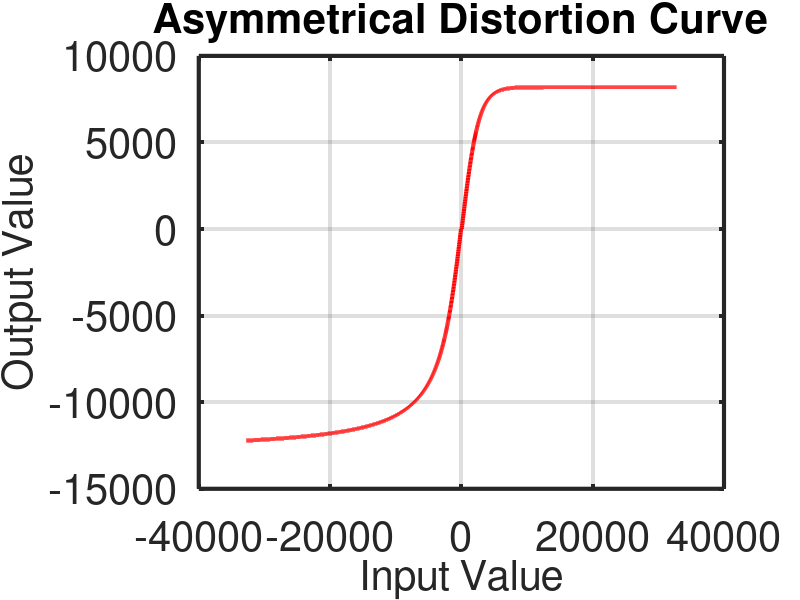

MATLAB code to generate this figure: (Note: this script raises an error after producing the figure.)
%%%%%%%%%%%%%%%%%%%%%%%%%%%%%%%%%%%%%%
% Authors: Dustin
% Course: EGR 423
% Instructor: Prof. Bruce Dunne
% Date: Apr. 2024
% File written for and run in Octave software
%
% This file has two purposes. The first is to validate that our distortion
% algorithm will in fact scale the input values seen on the zoom board, with its
% range of roughly +/-32767, as desired using the lookup table method.
%
% The second section of this file reads in a wav file recording and processes it
% in the same manner before renormalizing the levels back to that of the input for
% playback.
%%%%%%%%%%%%%%%%%%%%%%%%%%%%%%%%%%%%%%

x = linspace(0, 4*pi, 1024);

% luts are the positive half of trig functions
atanLut = atan(x);
tanhLut = tanh(x);

% generate input sequence at max range of zoom board
inSeq = linspace(-32768, 32768, (32768*2)+1);
len = length(inSeq);

outSeq1 = zeros(1, len);

% test the lut - use the input divided by 32 (for a max of 1024) to
% select the index of the lut. Scale this value by some desired max amplitude
for i = 1 : len
  if(inSeq(i) < 0)
    s = -1;
  else
    s = 1;
  endif
  if((inSeq(i) == 0) || (floor(abs(inSeq(i))/32) == 0))
    outSeq(i) = 0;
  elseif(inSeq(i) < 0)
    outSeq1(i) = s*8192*atanLut(floor(abs(inSeq(i))/32)); %(inSeq(i)/12)
  else
    outSeq1(i) = s*8192*tanhLut(floor(abs(inSeq(i))/32)); %(inSeq(i)/12)
  endif

endfor

figure(1)
plot(inSeq, outSeq1, "linewidth", 3, 'r');
grid on;
set(gca, "linewidth", 3, "fontsize", 30);
title('Asymmetrical Distortion Curve', "fontsize", 30);
ylabel('Output Value',  "fontsize", 30);
xlabel('Input Value',  "fontsize", 30);


%%%%%%%%%%%%%%%%%%%%%%%
% use LUT to test distorting the guitar signal
fs = 44100;
in = audioread('guitar.wav');
% convert to mono
in = in(:, 1);

% play the unprocessed signal
sound(in, fs);

% normalize input to 32768
scale = 32768;
inn = scale * (in / max(abs(in)));

len = length(in);
out = zeros( 1, len);

% apply pre-amp gain - this increases distortion
gain = 10;
inn = gain * inn;

for i = 1 : len

  lutindx = floor(abs(inn(i))/32);
  if( lutindx > 1024 )
    lutindx = 1024;
  endif

  if(inn(i) < 0)
    s = -1;
  else
    s = 1;
  endif

  if((inn(i) == 0) || (lutindx == 0))
    out(i) = 0;
  elseif(inn(i) < 0)
    out(i) = s*10000*tanhLut(lutindx); %(inSeq(i)/12)
  else
    out(i) = s*10000*atanLut(lutindx);
  endif
endfor

% renormalize to input level
out = max(in) * (out/max(out));

% show the input vs output signal
figure(2)
subplot(2,1,1)
plot(in);
subplot(2,1,2)
plot(out);

% play the processed signal
sound(out, fs);
